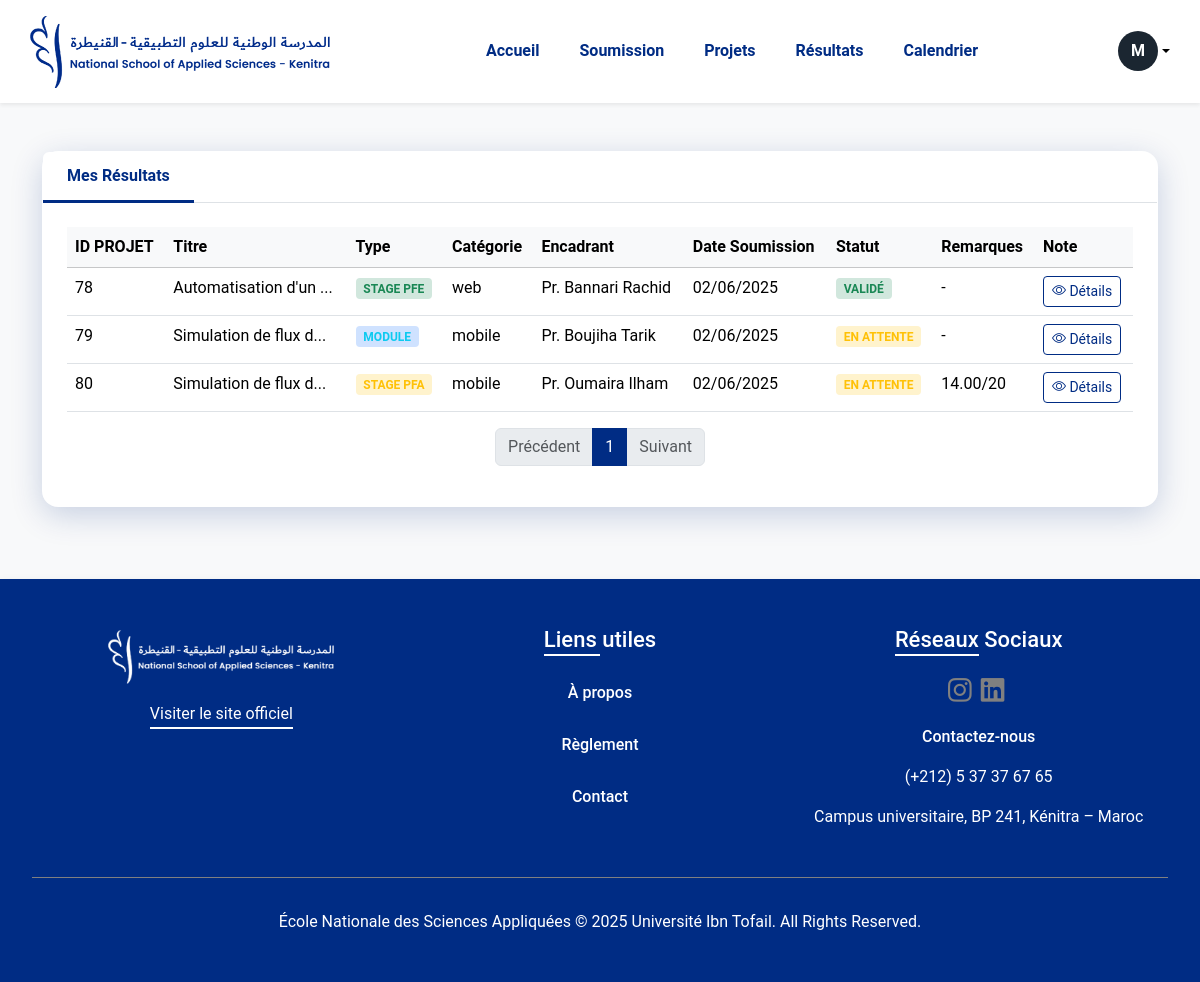
Screenshot of /student/resultats_folder_vf/resultats.php (signed in) with the database file from the repository.
### tables this page shows
CREATE TABLE `student` (
  `APOGEE` int(11) NOT NULL,
  `NOM` varchar(50) DEFAULT NULL,
  `PRENOM` varchar(50) DEFAULT NULL,
  `EMAIL_INST` varchar(100) DEFAULT NULL,
  `PASSWRD` varchar(255) DEFAULT NULL,
  `FILIERE` varchar(50) DEFAULT NULL,
  `NIV` varchar(20) DEFAULT NULL,
  `AVATAR` varchar(255) DEFAULT NULL,
  `IMG` varchar(255) DEFAULT NULL,
  `GOOGLE_ID` varchar(255) DEFAULT NULL
);

CREATE TABLE `project` (
  `ID_PROJECT` int(11) NOT NULL,
  `NOM` varchar(100) DEFAULT NULL,
  `DESCRIPTION` text DEFAULT NULL,
  `TYPE` varchar(50) DEFAULT NULL,
  `CATEGORIE` varchar(100) DEFAULT NULL,
  `FICHIER` varchar(255) DEFAULT NULL,
  `FILE1` varchar(255) DEFAULT NULL,
  `FILE2` varchar(255) DEFAULT NULL,
  `FILE3` varchar(255) DEFAULT NULL,
  `AIMER` int(11) DEFAULT NULL,
  `CLAP` int(11) DEFAULT NULL,
  `SUPPORT` int(11) DEFAULT NULL,
  `NOTE` decimal(4,2) DEFAULT NULL,
  `STATUT_STU` varchar(50) DEFAULT NULL,
  `COMENTS` text DEFAULT NULL,
  `IMG` varchar(255) DEFAULT NULL,
  `ID_PROF` int(11) DEFAULT NULL,
  `APOGEE` int(11) DEFAULT NULL,
  `DATE_DEP` date DEFAULT NULL,
  `SEMESTRE` varchar(100) DEFAULT NULL,
  `TECHNOLOGIE` varchar(500) DEFAULT NULL,
  `etat` varchar(120) DEFAULT NULL,
  `STATUT` varchar(100) DEFAULT NULL
);

CREATE TABLE `prof` (
  `ID_PROF` int(11) NOT NULL,
  `NOM` varchar(50) DEFAULT NULL,
  `PRENOM` varchar(50) DEFAULT NULL,
  `EMAIL` varchar(100) DEFAULT NULL,
  `DEPARTEMENT` varchar(100) DEFAULT NULL,
  `PASSWRD` varchar(255) DEFAULT NULL,
  `AVATAR` varchar(255) DEFAULT NULL,
  `IMG` varchar(255) DEFAULT NULL,
  `MOD_ENS` varchar(120) DEFAULT NULL,
  `POSTE` varchar(150) DEFAULT NULL,
  `GOOGLE_ID` varchar(255) DEFAULT NULL
);

### student/resultats_folder_vf/resultats.php (the view, shortened to what this page needs)
<?php
require_once('../connexion_folder_vf/db_config.php');
try {
    $query = "SELECT IMG, PRENOM, AVATAR FROM student WHERE APOGEE = ?";
    $stmt = $conn->prepare($query);
    $stmt->execute([$_SESSION['APOGEE']]);
    $student = $stmt->fetch();
    $avatar_char = $student['AVATAR'] ?? substr($student['PRENOM'], 0, 1);
    $avatar_color = $_SESSION['AVATAR_COLOR'] ?? '#1B2631';
} catch (PDOException $e) {
    $profile_img = $_SESSION['PROFILE_IMG'] ?? null;
    $avatar_char = $_SESSION['AVATAR_CHAR'] ?? '?';
    $avatar_color = $_SESSION['AVATAR_COLOR'] ?? '#1B2631';
}
try {
    $apogee = $_SESSION['APOGEE'];
    $projects_per_page = 8;
    $page = isset($_GET['page']) ? (int)$_GET['page'] : 1;
    $offset = ($page - 1) * $projects_per_page;
    $count_stmt = $conn->prepare("SELECT COUNT(*) FROM project WHERE APOGEE = :apogee");
    $count_stmt->bindParam(':apogee', $apogee);
    $count_stmt->execute();
    $total_projects = $count_stmt->fetchColumn();
    $total_pages = ceil($total_projects / $projects_per_page);
    $stmt = $conn->prepare("SELECT p.ID_PROJECT, p.*, pr.NOM as PROF_NOM, pr.PRENOM as PROF_PRENOM
                          FROM project p
                          JOIN prof pr ON p.ID_PROF = pr.ID_PROF
                          WHERE p.APOGEE = :apogee
                          ORDER BY p.DATE_DEP DESC
                          LIMIT :limit OFFSET :offset");
    $stmt->bindParam(':apogee', $apogee);
    $stmt->bindParam(':limit', $projects_per_page, PDO::PARAM_INT);
    $stmt->bindParam(':offset', $offset, PDO::PARAM_INT);
    $stmt->execute();
    $projects = $stmt->fetchAll(PDO::FETCH_ASSOC);
} catch(PDOException $e) {
    echo "Erreur de connexion : " . $e->getMessage();
}
?>
<!DOCTYPE html>
<html lang="fr">
<head>
    <link rel="stylesheet" href="https://cdn.jsdelivr.net/npm/bootstrap@5.3.3/dist/css/bootstrap.min.css">
    <link rel="stylesheet" href="https://cdn.jsdelivr.net/npm/bootstrap-icons@1.11.3/font/bootstrap-icons.min.css">
    <link rel="stylesheet" href="https://cdnjs.cloudflare.com/ajax/libs/font-awesome/6.5.0/css/all.min.css">
    <link rel="stylesheet" href="style.css">
</head>
<body>
    <header class="header-wrapper bg-white shadow-sm">
        <nav class="navbar navbar-expand-lg navbar-light container">
            <a class="navbar-brand logo" href="../projets_page_folder_vf_acceuil_esp_etudiant/home_student.php">
                <img src="images/ensa_logo.png" alt="Logo ENSA">
            </a>
            <div class="collapse navbar-collapse justify-content-between" id="navbarNav">
                <ul class="navbar-nav nav-links">
                    <li class="nav-item"><a class="nav-link" href="../projets_page_folder_vf_acceuil_esp_etudiant/home_student.php">Accueil</a></li>
                    <li class="nav-item"><a class="nav-link" href="../soumission_folder_vf/soumission.php">Soumission</a></li>
                    <li class="nav-item"><a class="nav-link" href="../projets_historique_folder_vf_projets/projets.php">Projets</a></li>
                    <li class="nav-item"><a class="nav-link active" href="../resultats_folder_vf/resultats.php">Résultats</a></li>
                    <li class="nav-item"><a class="nav-link" href="../calendrier_folder_vf/calendrier.php">Calendrier</a></li>
                </ul>
            </div>
            <div class="d-flex align-items-center gap-3 links_container">
                <div class="dropdown">
                        <a href="#" class="d-flex align-items-center text-black text-decoration-none dropdown-toggle" id="dropdownUser" data-bs-toggle="dropdown" aria-expanded="false">
        <div class="avatar-circle" style="background-color: <?php echo htmlspecialchars($avatar_color); ?>; width:40px; height: 40px;">
            <?php echo htmlspecialchars($avatar_char); ?>
        </div>
</a>
                </div>
            </div>
        </nav>
    </header>
    <?php
function limitChars($string, $limit, $suffix = '...') {
    if (strlen($string) > $limit) {
        return substr($string, 0, $limit) . $suffix;
    }
    return $string;
}
?>
<section class="py-5">
    <div class="container">
        <div class="row">
            <div class="col-lg-8" style="width:100%;">
                <div class="ensa-card mb-4">
                    <div class="card-body p-0">
                        <ul class="nav nav-tabs" id="profileTab" role="tablist">
                            <li class="nav-item" role="presentation">
                                <button class="nav-link active" id="projects-tab" data-bs-toggle="tab" data-bs-target="#projects-tab-pane" type="button" role="tab" aria-controls="projects-tab-pane" aria-selected="true">Mes Résultats</button>
                            </li>
                        </ul>
                        <div class="tab-content p-4" id="profileTabContent">
                            <div class="table-responsive">
                                <table class="table table-hover">
                                    <thead class="table-light">
                                        <tr>
                                            <th>ID PROJET</th>
                                            <th>Titre</th>
                                            <th>Type</th>
                                            <th>Catégorie</th>
                                            <th>Encadrant</th>
                                            <th>Date Soumission</th>
                                            <th>Statut</th>
                                            <th>Remarques</th>
                                            <th>Note</th>
                                        </tr>
                                    </thead>
                                    <tbody>
                                        <?php foreach ($projects as $project):
                                            $type_badge = '';
                                            $type_text = '';
                                            if (strpos($project['TYPE'], 'module') !== false) {
                                                $type_badge = 'bg-primary-subtle text-info';
                                                $type_text = 'Module';
                                            } elseif (strpos($project['TYPE'], 'pfe') !== false) {
                                                $type_badge = 'bg-success-subtle text-success';
                                                $type_text = 'Stage PFE';
                                            } elseif (strpos($project['TYPE'], 'pfa') !== false) {
                                                $type_badge = 'bg-warning-subtle text-warning';
                                                $type_text = 'Stage PFA';
                                            } elseif (strpos($project['TYPE'], 'observation') !== false) {
                                                $type_badge = 'bg-info-subtle text-info';
                                                $type_text = "Stage d'observation";
                                            } else {
                                                $type_badge = 'bg-secondary-subtle text-secondary';
                                                $type_text = 'Stage';
                                            }
$statut_badge = '';
$statut_text = $project['STATUT_STU'];
if (strtolower($statut_text) == 'validé' || strtolower($statut_text) == 'valide') {
    $statut_badge = 'bg-success-subtle text-success';
    $statut_text = 'Validé';
} elseif (strtolower($statut_text) == 'en_attente' || strtolower($statut_text) == 'en attente') {
    $statut_badge = 'bg-warning-subtle text-warning';
    $statut_text = 'En attente';
} else {
    $statut_badge = 'bg-danger-subtle text-danger';
    $statut_text = ucfirst(strtolower($statut_text));
}
                                        ?>
                                        <tr>
                                            <td><?php echo htmlspecialchars($project['ID_PROJECT']); ?></td>
                                            <td><?php echo htmlspecialchars(limitChars($project['NOM'], 20)); ?></td>
<td><span class="badge <?php echo $type_badge; ?>"><?php echo $type_text; ?></span></td>                                            <td><?php echo htmlspecialchars($project['CATEGORIE']); ?></td>
                                            <td>Pr. <?php echo htmlspecialchars($project['PROF_NOM'] . ' ' . htmlspecialchars($project['PROF_PRENOM'])); ?></td>
                                            <td><?php echo date('d/m/Y', strtotime($project['DATE_DEP'])); ?></td>
<td><span class="badge <?php echo $statut_badge; ?>"><?php echo $statut_text; ?></span></td>                                            <td><?php echo $project['NOTE'] ? htmlspecialchars($project['NOTE']) . '/20' : '-'; ?></td>
                                            <td>
                                                <a href="../page_chaque_projet_folder_vf/projet<?php echo $project['ID_PROJECT']; ?>.php" class="btn btn-sm details_button">
                                                    <i class="bi bi-eye"></i><span> Détails</span>
                                                </a>
                                            </td>
                                        </tr>
                                        <?php endforeach; ?>
                                    </tbody>
                                </table>
                            </div>
                            <nav aria-label="Page navigation">
                                <ul class="pagination justify-content-center">
                                    <li class="page-item <?php echo $page <= 1 ? 'disabled' : ''; ?>">
                                        <a class="page-link" href="?page=<?php echo $page - 1; ?>" tabindex="-1">Précédent</a>
                                    </li>
                                    <?php for ($i = 1; $i <= $total_pages; $i++): ?>
                                        <li class="page-item <?php echo $i == $page ? 'active' : ''; ?>">
                                            <a class="page-link" href="?page=<?php echo $i; ?>"><?php echo $i; ?></a>
                                        </li>
                                    <?php endfor; ?>
                                    <li class="page-item <?php echo $page >= $total_pages ? 'disabled' : ''; ?>">
                                        <a class="page-link" href="?page=<?php echo $page + 1; ?>">Suivant</a>
                                    </li>
                                </ul>
                            </nav>
                        </div>
                    </div>
                </div>
            </div>
        </div>
    </div>
</section>
    <footer class="footer-wrapper">
        <div class="footer-section">
            <div class="footer-info">
                <img src="images/LOGO-ENSA.png" alt="Logo ENSA">
                <p><a href="https://ensa.uit.ac.ma/" target="_blank" style="color: white; ">Visiter le site officiel</a></p>
            </div>
            <div class="footer-links">
                <h3>Liens utiles</h3>
                <ul>
                    <li><a href="../projets_espaces_folder_vf_apropos/index.html">À propos</a></li>
                    <li><a href="../reglements_page_folder_vf/index.html">Règlement</a></li>
                    <li><a href="../contact_folder_vf/index.html">Contact</a></li>
                </ul>
            </div>
            <div class="footer-contact">
                <h3>Réseaux Sociaux</h3>
                <div class="footer_icons">
                    <a target="_blank" href="https://www.instagram.com/ensak.official" class="text-dark"><i class="fab fa-instagram fa-lg"></i></a>
                    <a target="_blank" href="https://ma.linkedin.com/company/ensa-kenitra-official" class="text-dark"><i class="fab fa-linkedin fa-lg"></i></a>
                </div>
                <a class="contact_link" href="../contact_folder_vf/index.html">Contactez-nous</a>
                <p>(+212) 5 37 37 67 65</p>
                <p>Campus universitaire, BP 241, Kénitra – Maroc</p>
            </div>
        </div>
        <div class="footer-bottom">
            <p>École Nationale des Sciences Appliquées © 2025 Université Ibn Tofail. All Rights Reserved.</p>
        </div>
    </footer>
</body>
</html>

### rows the page displays
student: AVATAR "M"
project: ID_PROJECT "78", NOM "Automatisation d'un ...", TYPE "STAGE PFE", CATEGORIE "web", ID_PROF.PRENOM "Bannari Rachid", DATE_DEP "02/06/2025", STATUT_STU "VALIDÉ"
project: ID_PROJECT "79", NOM "Simulation de flux d...", TYPE "MODULE", CATEGORIE "mobile", ID_PROF.PRENOM "Boujiha Tarik", DATE_DEP "02/06/2025", STATUT_STU "EN ATTENTE"
project: ID_PROJECT "80", NOM "Simulation de flux d...", TYPE "STAGE PFA", CATEGORIE "mobile", ID_PROF.PRENOM "Oumaira Ilham", DATE_DEP "02/06/2025", STATUT_STU "EN ATTENTE", NOTE "14.00"
